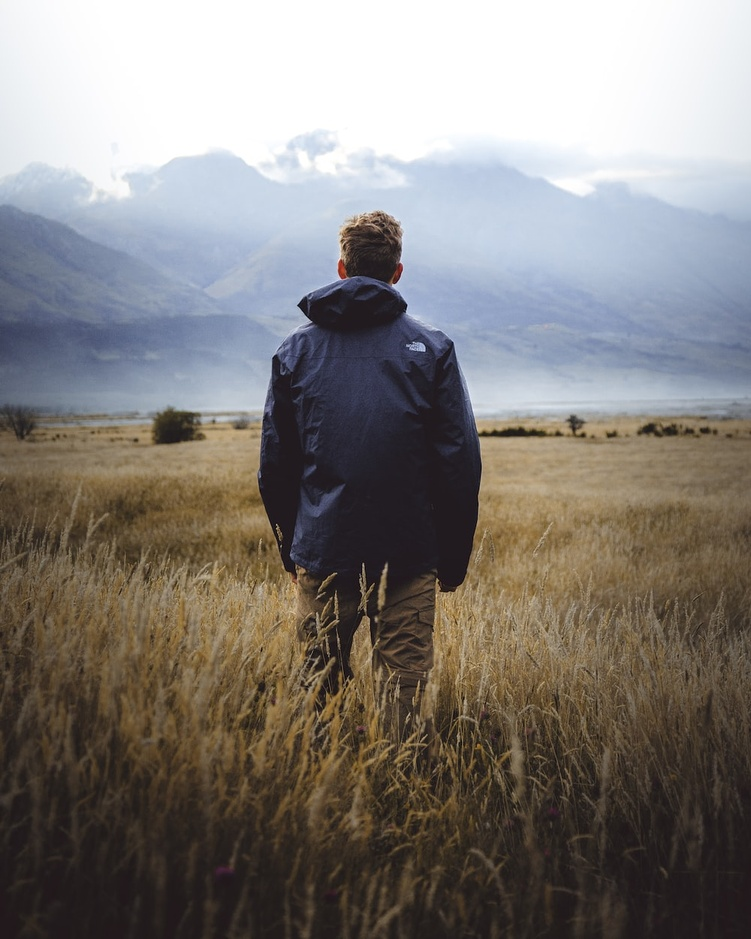
#> input picture imgg.jpg, 751 x 939 px, shrunk from 1000 x 1250 before the run
$ jupyter execute 'brightness contrast.ipynb'   (shell and % lines are left out)
#> lines starting #> are read from the running program, lines starting #| are printed output that depends on the picture
# BRIGHTNESS AND CONTRAST

[cell 1]
import cv2

from matplotlib import pyplot as plt
import matplotlib.image as mpimg
import cv2

# read the input image
img = cv2.imread('imgg.jpg')
#> img is the input picture: shape (939, 751, 3); mean B, G, R 122.2, 126, 130.7

# define the contrast and brightness value
contrast = 5. # Contrast control ( 0 to 127)
brightness = 2. # Brightness control (0-100)

# call addWeighted function. use beta = 0 to effectively only
#operate on one image
out = cv2.addWeighted( img, contrast, img, 0, brightness)
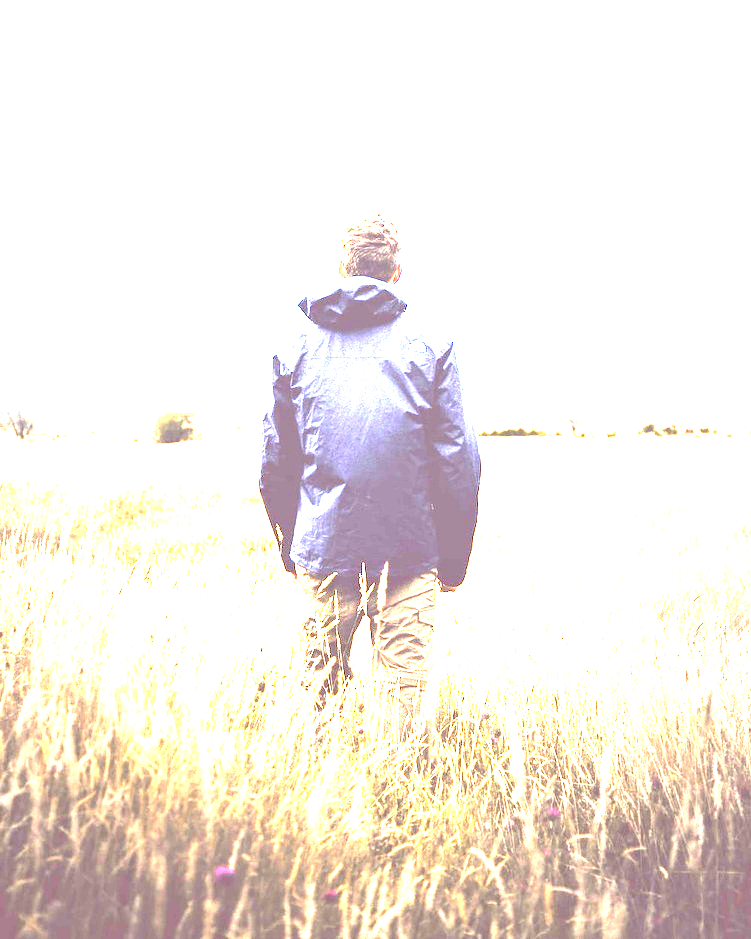
#> out: shape (939, 751, 3); mean B, G, R 228.9, 235.5, 242.8

# display the image with changed contrast and brightness
plt.imshow( out)
#cv2.waitKey(0)
#cv2.destroyAllWindows()

# COLOR TRANSFORMATION

[cell 2]

# load image using opencv
image = cv2.imread('imgg.jpg')

# change image color to gray scale
gray_image = cv2.cvtColor(image, cv2.COLOR_RGB2GRAY)
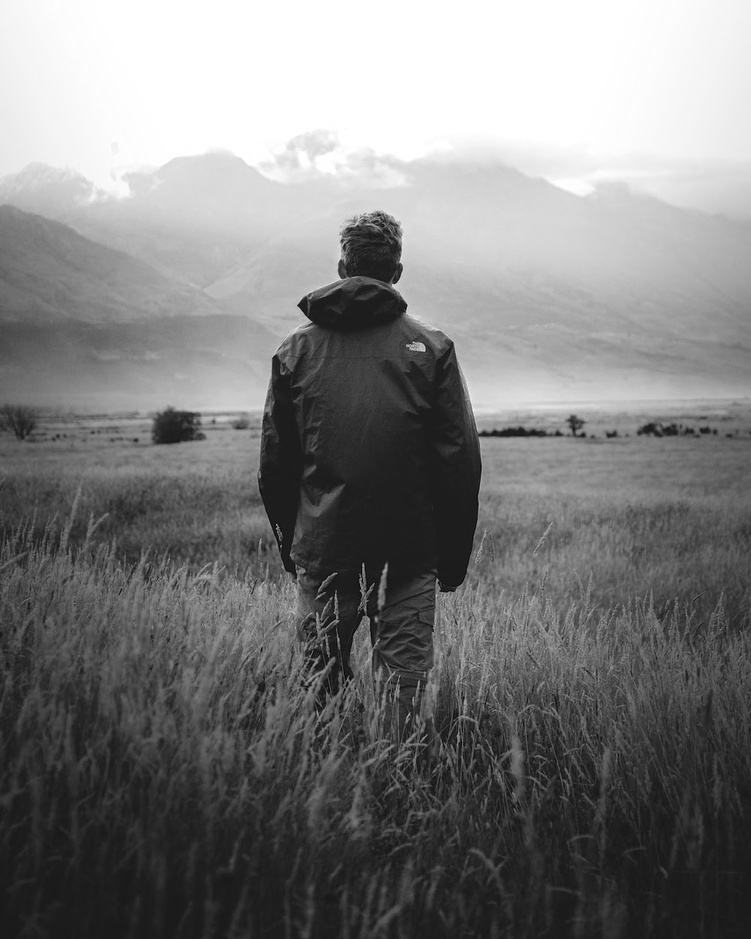
#> gray_image: shape (939, 751); min 1, max 255, mean 125.4

plt.imshow( image)
plt.imshow( gray_image)
#cv2.waitKey(0)          # waits until key press
#cv2.destroyAllWindows() # close displayed windows
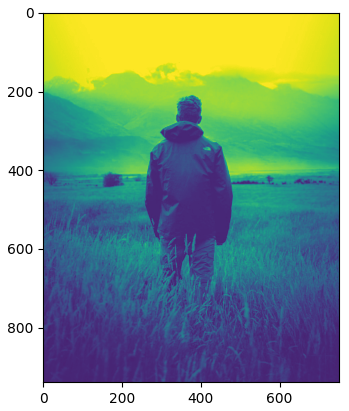
#> figure drawn by matplotlib, 1 panel; B, G, R data is drawn as R, G, B

# HISTOGRAM EQUALIZATION

[cell 3]
import numpy as np
import cv2 as cv
from matplotlib import pyplot as plt
img = cv.imread('imgg.jpg',0)
#> img: shape (939, 751); min 2, max 255, mean 127
hist,bins = np.histogram(img.flatten(),256,[0,256])
#> hist = 256 values, max 69139 at index 255, min 0 at index 0, mean 2754.6; bins = 257 values from 0 to 256
cdf = hist.cumsum()
#> cdf = 256 values from 0 to 705189
cdf_normalized = cdf * float(hist.max()) / cdf.max()
#> cdf_normalized = 256 values from 0 to 69139
plt.plot(cdf_normalized, color = 'b')
plt.hist(img.flatten(),256,[0,256], color = 'r')
plt.xlim([0,256])
plt.legend(('cdf','histogram'), loc = 'upper left')
plt.show()
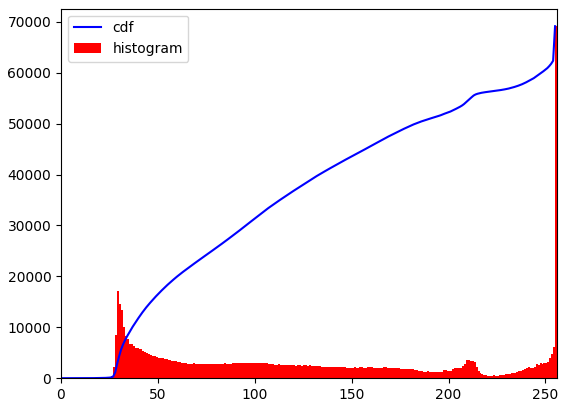
#> figure drawn by matplotlib, 1 panel; tallest bar 69139 high, from x = 255 to 256; curve peaks at x = 255, y = 69139

# IMAGE FILTERING

[cell 4]
import cv2
import numpy as np

image = cv2.imread('imgg.jpg')

# Print error message if image is null
if image is None:
    print('Could not read image')

# Apply identity kernel
kernel1 = np.array([[0, 0, 0],
                    [0, 1, 0],
                    [0, 0, 0]])

identity = cv2.filter2D(src=image, ddepth=-1, kernel=kernel1)

plt.imshow( image)
plt.imshow( identity)

#cv2.waitKey()
cv2.imwrite('identity.jpg', identity)
#cv2.destroyAllWindows()

# Apply blurring kernel
kernel2 = np.ones((5, 5), np.float32) / 25
img = cv2.filter2D(src=image, ddepth=-1, kernel=kernel2)
#> img: shape (939, 751, 3)

plt.imshow( image)
plt.imshow( img)

#cv2.waitKey()
cv2.imwrite('blur_kernel.jpg', img)
#> Out = True
#cv2.destroyAllWindows()
#> figure, not shown here; B, G, R data is drawn as R, G, B

$ run again, with coins.png saved as imgg.jpg
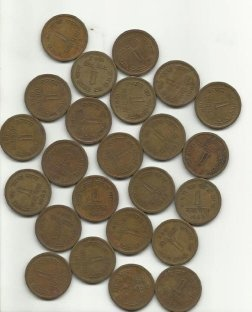
#> input picture coins.png, 252 x 312 px
#> img is the input picture: shape (312, 252, 3); mean B, G, R 136.3, 153.2, 161.4
#> hist = 256 values, max 3697 at index 243, min 0 at index 0, mean 307.1; bins = 257 values from 0 to 256
#> cdf = 256 values from 0 to 78624
#> cdf_normalized = 256 values from 0 to 3697
#> `plt.show()`:
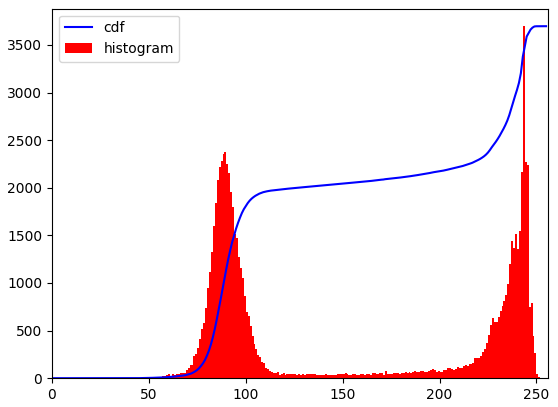
#> figure drawn by matplotlib, 1 panel; tallest bar 3697 high, from x = 243 to 244; curve peaks at x = 254, y = 3697
#> `img = cv2.filter2D(src=image, ddepth=-1, kernel=kernel2)`:
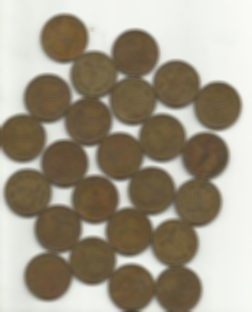
#> img: shape (312, 252, 3); mean B, G, R 136.3, 153.2, 161.4
#> Out = True
